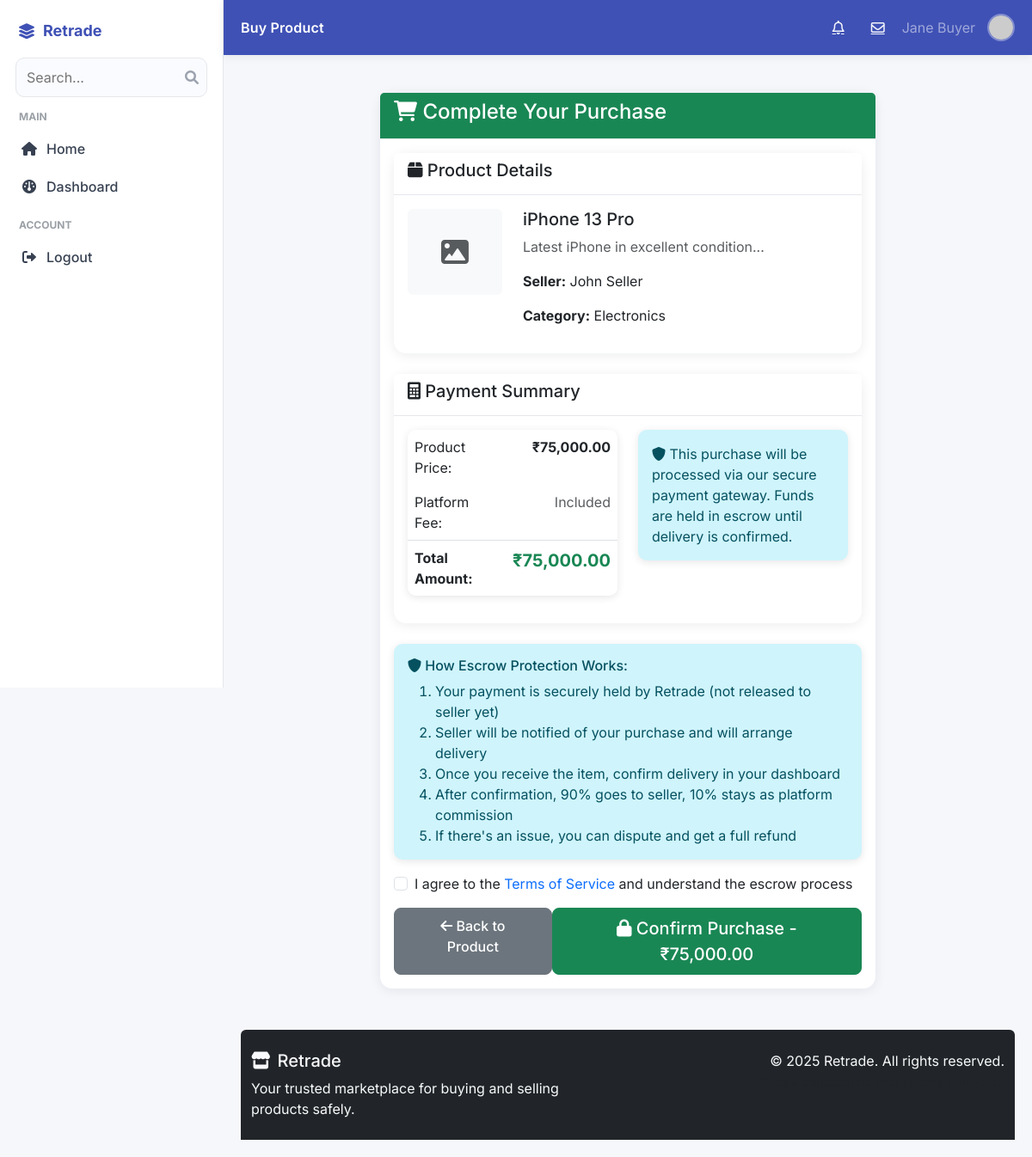
/buy_product.php?id=1 (signed in), run on the app's committed database.
### tables this page shows
CREATE TABLE IF NOT EXISTS products (
    id INT AUTO_INCREMENT PRIMARY KEY,
    seller_id INT NOT NULL,
    title VARCHAR(200) NOT NULL,
    description TEXT,
    price DECIMAL(10,2) NOT NULL,
    image VARCHAR(255),
    category VARCHAR(50),
    status ENUM('pending', 'approved', 'rejected') DEFAULT 'pending',
    created_at TIMESTAMP DEFAULT CURRENT_TIMESTAMP,
    FOREIGN KEY (seller_id) REFERENCES users(id) ON DELETE CASCADE
);

CREATE TABLE IF NOT EXISTS users (
    id INT AUTO_INCREMENT PRIMARY KEY,
    name VARCHAR(100) NOT NULL,
    email VARCHAR(100) UNIQUE NOT NULL,
    password VARCHAR(255) NOT NULL,
    role ENUM('buyer', 'seller', 'admin') NOT NULL DEFAULT 'buyer',
    phone VARCHAR(15),
    address TEXT,
    balance DECIMAL(10,2) DEFAULT 0.00,
    created_at TIMESTAMP DEFAULT CURRENT_TIMESTAMP
);

### config.php (called while the page is built, shortened)
<?php
function formatPrice($price) {
    return '₹' . number_format($price, 2);
}
?>

### buy_product.php (the view, shortened to what this page needs)
<?php
require_once 'config.php';
$product_id = intval($_GET['id'] ?? 0);
$stmt = $pdo->prepare("
    SELECT p.*, u.name as seller_name, u.id as seller_id
    FROM products p
    JOIN users u ON p.seller_id = u.id
    WHERE p.id = ? AND p.status = 'approved'
");
$stmt->execute([$product_id]);
$product = $stmt->fetch();
include 'includes/header.php';
?>
<div class="container my-4">
    <div class="row justify-content-center">
        <div class="col-md-8">
            <div class="card">
                <div class="card-header bg-success text-white">
                    <h4><i class="fas fa-shopping-cart"></i> Complete Your Purchase</h4>
                </div>
                <div class="card-body">
                    <div class="card mb-4">
                        <div class="card-header">
                            <h5><i class="fas fa-box"></i> Product Details</h5>
                        </div>
                        <div class="card-body">
                            <div class="row">
                                <div class="col-md-3">
                                    <?php if ($product['image'] && file_exists('assets/img/' . $product['image'])): ?>
                                        <img src="assets/img/<?php echo htmlspecialchars($product['image']); ?>"
                                             class="img-fluid rounded" alt="Product Image">
                                    <?php else: ?>
                                        <div class="bg-light rounded d-flex align-items-center justify-content-center"
                                             style="height: 100px;">
                                            <i class="fas fa-image fa-2x text-muted"></i>
                                        </div>
                                    <?php endif; ?>
                                </div>
                                <div class="col-md-9">
                                    <h5><?php echo htmlspecialchars($product['title']); ?></h5>
                                    <p class="text-muted"><?php echo htmlspecialchars(substr($product['description'], 0, 150)) . '...'; ?></p>
                                    <p><strong>Seller:</strong> <?php echo htmlspecialchars($product['seller_name']); ?></p>
                                    <p><strong>Category:</strong> <?php echo htmlspecialchars($product['category'] ?? 'N/A'); ?></p>
                                </div>
                            </div>
                        </div>
                    </div>
                    <div class="card mb-4">
                        <div class="card-header">
                            <h5><i class="fas fa-calculator"></i> Payment Summary</h5>
                        </div>
                        <div class="card-body">
                            <div class="row">
                                <div class="col-md-6">
                                    <table class="table table-borderless">
                                        <tr>
                                            <td>Product Price:</td>
                                            <td class="text-end fw-bold"><?php echo formatPrice($product['price']); ?></td>
                                        </tr>
                                        <tr>
                                            <td>Platform Fee:</td>
                                            <td class="text-end text-muted">Included</td>
                                        </tr>
                                        <tr class="border-top">
                                            <td><strong>Total Amount:</strong></td>
                                            <td class="text-end"><strong class="text-success fs-5"><?php echo formatPrice($product['price']); ?></strong></td>
                                        </tr>
                                    </table>
                                </div>
                                <div class="col-md-6">
                                    <div class="alert alert-info mb-0">
                                        <i class="fas fa-shield-alt"></i>
                                        This purchase will be processed via our secure payment gateway. Funds are held in escrow until delivery is confirmed.
                                    </div>
                                </div>
                            </div>
                        </div>
                    </div>
                    <div class="alert alert-info">
                        <h6><i class="fas fa-shield-alt"></i> How Escrow Protection Works:</h6>
                        <ol class="mb-0">
                            <li>Your payment is securely held by Retrade (not released to seller yet)</li>
                            <li>Seller will be notified of your purchase and will arrange delivery</li>
                            <li>Once you receive the item, confirm delivery in your dashboard</li>
                            <li>After confirmation, 90% goes to seller, 10% stays as platform commission</li>
                            <li>If there's an issue, you can dispute and get a full refund</li>
                        </ol>
                    </div>
                    <form method="POST">
                        <div class="form-check mb-3">
                            <input class="form-check-input" type="checkbox" id="agree_terms" required>
                            <label class="form-check-label" for="agree_terms">
                                I agree to the <a href="#" class="text-decoration-none">Terms of Service</a> and understand the escrow process
                            </label>
                        </div>
                        <div class="d-flex justify-content-between">
                            <a href="product_details.php?id=<?php echo $product['id']; ?>" class="btn btn-secondary">
                                <i class="fas fa-arrow-left"></i> Back to Product
                            </a>
                            <button type="submit" name="confirm_purchase" class="btn btn-success btn-lg">
                                <i class="fas fa-lock"></i> Confirm Purchase - <?php echo formatPrice($product['price']); ?>
                            </button>
                        </div>
                    </form>
                </div>
            </div>
        </div>
    </div>
</div>
<?php include 'includes/footer.php'; ?>

### assets/css/style.css (style rules this page uses)
:root { --primary-color: #3f51b5; --secondary-color: #6c757d; --success-color: #43a047; --danger-color: #e53935; --warning-color: #ffb300; --info-color: #29b6f6; --accent-color: #ff4081; --light-color: #f8f9fa; --dark-color: #212529; }
body { font-family: 'Segoe UI', Tahoma, Geneva, Verdana, sans-serif; background-color: #f8f9fa; }
.btn { border-radius: 8px; font-weight: 500; padding: 0.5rem 1.5rem; }
.table { background: white; border-radius: 10px; overflow: hidden; box-shadow: 0 2px 10px rgba(0,0,0,0.1); }
.alert { border: none; border-radius: 10px; box-shadow: 0 2px 10px rgba(0,0,0,0.1); }

### assets/css/admin.css (style rules this page uses)
:root { --md-primary:#3f51b5; --md-primary-dark:#303f9f; --md-accent:#ff4081; --md-bg:#f5f7fb; --md-surface:#ffffff; --md-text:#2a2a2a; --md-muted:#6b7280; --md-border:#e5e7eb; }
html,body { height:100%; }
body { background:var(--md-bg); color:var(--md-text); font-family: 'Inter', 'Segoe UI', Roboto, Helvetica, Arial, sans-serif; }
.card { border:0;border-radius:14px;box-shadow:0 2px 14px rgba(17,24,39,.08); }
.card-header { background:#fff;border-bottom:1px solid var(--md-border);border-top-left-radius:14px;border-top-right-radius:14px; }

### assets/css/chat.css (style rules this page uses)
:root { --chat-bg: #111418; --chat-panel: #1a1f24; --chat-panel-2: #232a31; --chat-border: #2b333b; --chat-muted: #8a9aa9; --chat-text: #e8eef5; --chat-accent: #3f51b5; --chat-danger: #e57373; --chat-success: #81c784; }

### data on the page
products: title "iPhone 13 Pro", description "Latest iPhone in excellent condition", seller.name "John Seller", category "Electronics", price "₹75,000.00"

### other printed values
$page_title "Buy Product"
$_SESSION['user_name'] "Jane Buyer"
